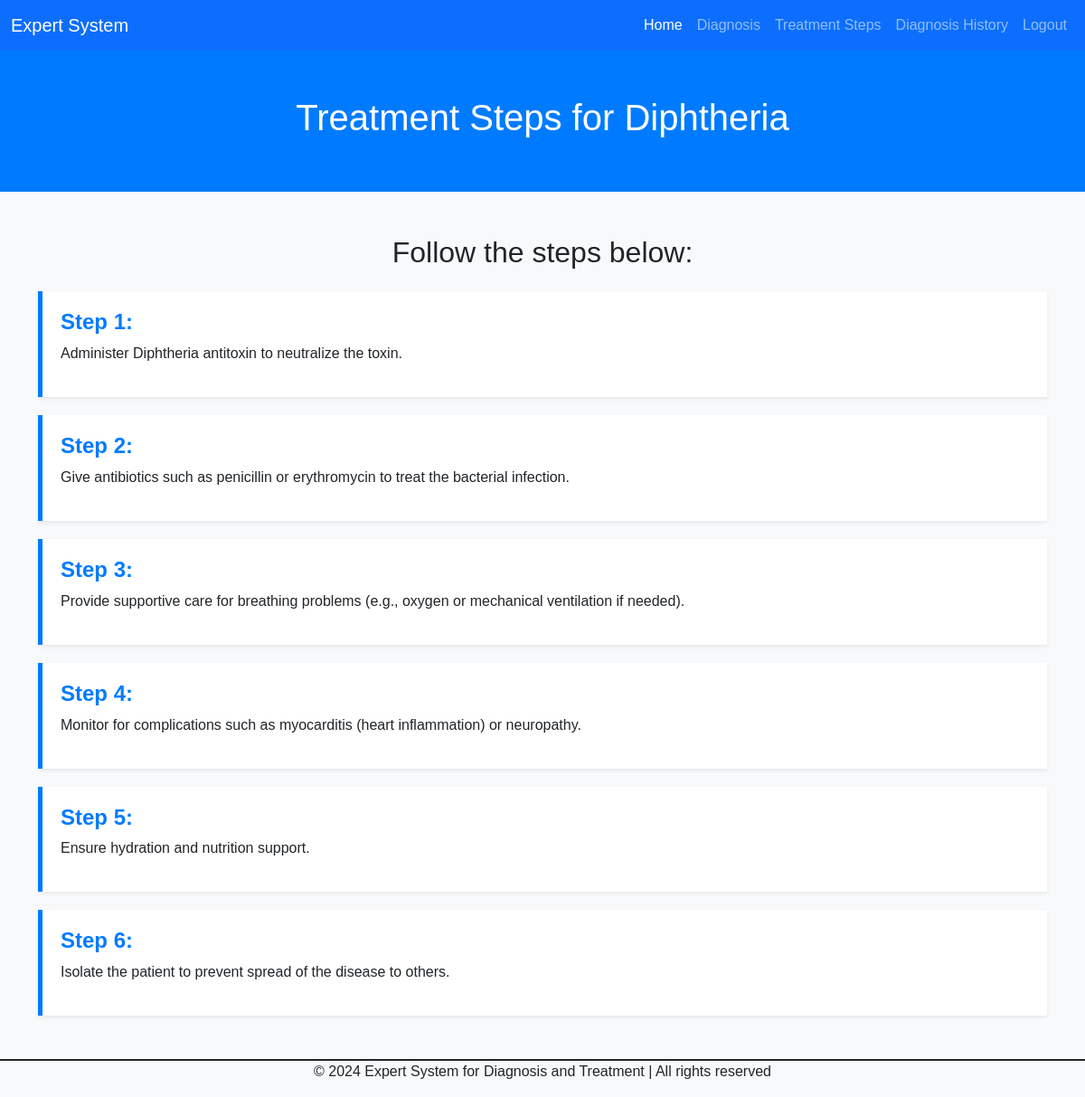
Page /view_treatment.php?disease_id=1 (signed in) on the committed database.
### tables this page shows
CREATE TABLE `diseases` (
  `id` int(11) NOT NULL,
  `name` varchar(100) NOT NULL,
  `description` text DEFAULT NULL,
  `treatment` text DEFAULT NULL,
  `urgency_level` enum('Low','Medium','High','Critical') NOT NULL DEFAULT 'Low'
);

CREATE TABLE `treatment_steps` (
  `id` int(11) NOT NULL,
  `disease_id` int(11) NOT NULL,
  `step_order` int(11) NOT NULL,
  `step_description` text NOT NULL
);

### view_treatment.php (the view, shortened to what this page needs)
<?php
include 'db.php';
$disease_id = $_GET['disease_id'];
$stmt_disease = $conn->prepare("SELECT name FROM diseases WHERE id = ?");
$stmt_disease->bind_param("i", $disease_id);
$stmt_disease->execute();
$stmt_disease->bind_result($disease_name);
$stmt_steps = $conn->prepare("SELECT step_order, step_description FROM treatment_steps WHERE disease_id = ? ORDER BY step_order ASC");
$stmt_steps->bind_param("i", $disease_id);
$stmt_steps->execute();
$result_steps = $stmt_steps->get_result();
?>
<!DOCTYPE html>
<html lang="en">
<head>
    <link href="./assets/css/bootstrap.css" rel="stylesheet">
</head>
<body>
    <?php include 'navbar.php'; ?>
    <div class="hero-section">
        <h1>Treatment Steps for <?php echo htmlspecialchars($disease_name); ?></h1>
    </div>
    <div class="container my-5">
        <?php if ($result_steps->num_rows > 0): ?>
            <h2 class="text-center mb-4">Follow the steps below:</h2>
            <?php while ($row = $result_steps->fetch_assoc()): ?>
                <div class="step-card shadow-sm">
                    <h4 class="step-number">Step <?php echo $row['step_order']; ?>:</h4>
                    <p><?php echo htmlspecialchars($row['step_description']); ?></p>
                </div>
            <?php endwhile; ?>
        <?php else: ?>
            <div class="alert alert-warning">No treatment steps found for this disease.</div>
        <?php endif; ?>
    </div>
    <?php include './footer.php'; ?>
</body>
</html>

### navbar.php (shortened to what this page needs)
<nav class="navbar navbar-expand-lg navbar-dark bg-primary">
    <div class="container-fluid">
        <a class="navbar-brand" href="index.php">Expert System</a>
        <div class="collapse navbar-collapse" id="navbarNav">
            <ul class="navbar-nav ms-auto">
                <li class="nav-item">
                    <a class="nav-link active" aria-current="page" href="index.php">Home</a>
                </li>
                <li class="nav-item">
                    <a class="nav-link" href="diagnose.php">Diagnosis</a>
                </li>
                <li class="nav-item">
                    <a class="nav-link" href="treatment_steps.php">Treatment Steps</a>
                </li>
                <li class="nav-item">
                    <a class="nav-link" href="diagnosis_history.php">Diagnosis History</a>
                </li>
                <?php if (isset($_SESSION['user_id'])): ?>
                <li class="nav-item">
                    <a class="nav-link" href="logout.php">Logout</a>
                </li>
                <?php endif; ?>
            </ul>
        </div>
    </div>
</nav>

### footer.php (shortened to what this page needs)
<div class="footer mt-5 text-center" style="width: 100%">
    <p class="border-top border-2 border-dark">&copy; 2024 Expert System for Diagnosis and Treatment | All rights reserved</p>
</div>

### view_treatment.php (style rules this page uses)
body { background-color: #f8f9fa; font-family: 'Arial', sans-serif; }
.hero-section { background-color: #007bff; color: white; padding: 50px 0; text-align: center; }
.hero-section h1 { font-size: 2.5rem; }
.step-card { margin-bottom: 20px; padding: 20px; border-left: 5px solid #007bff; background-color: #ffffff; }
.step-number { font-weight: bold; color: #007bff; }

### rows in the picture
diseases: name "Diphtheria"
treatment_steps: step_order "1", step_description "Administer Diphtheria antitoxin to neutralize the toxin."
treatment_steps: step_order "2", step_description "Give antibiotics such as penicillin or erythromycin to treat the bacterial infection."
treatment_steps: step_order "3", step_description "Provide supportive care for breathing problems (e.g., oxygen or mechanical ventilation if needed)."
treatment_steps: step_order "4", step_description "Monitor for complications such as myocarditis (heart inflammation) or neuropathy."
treatment_steps: step_order "5", step_description "Ensure hydration and nutrition support."
treatment_steps: step_order "6", step_description "Isolate the patient to prevent spread of the disease to others."
